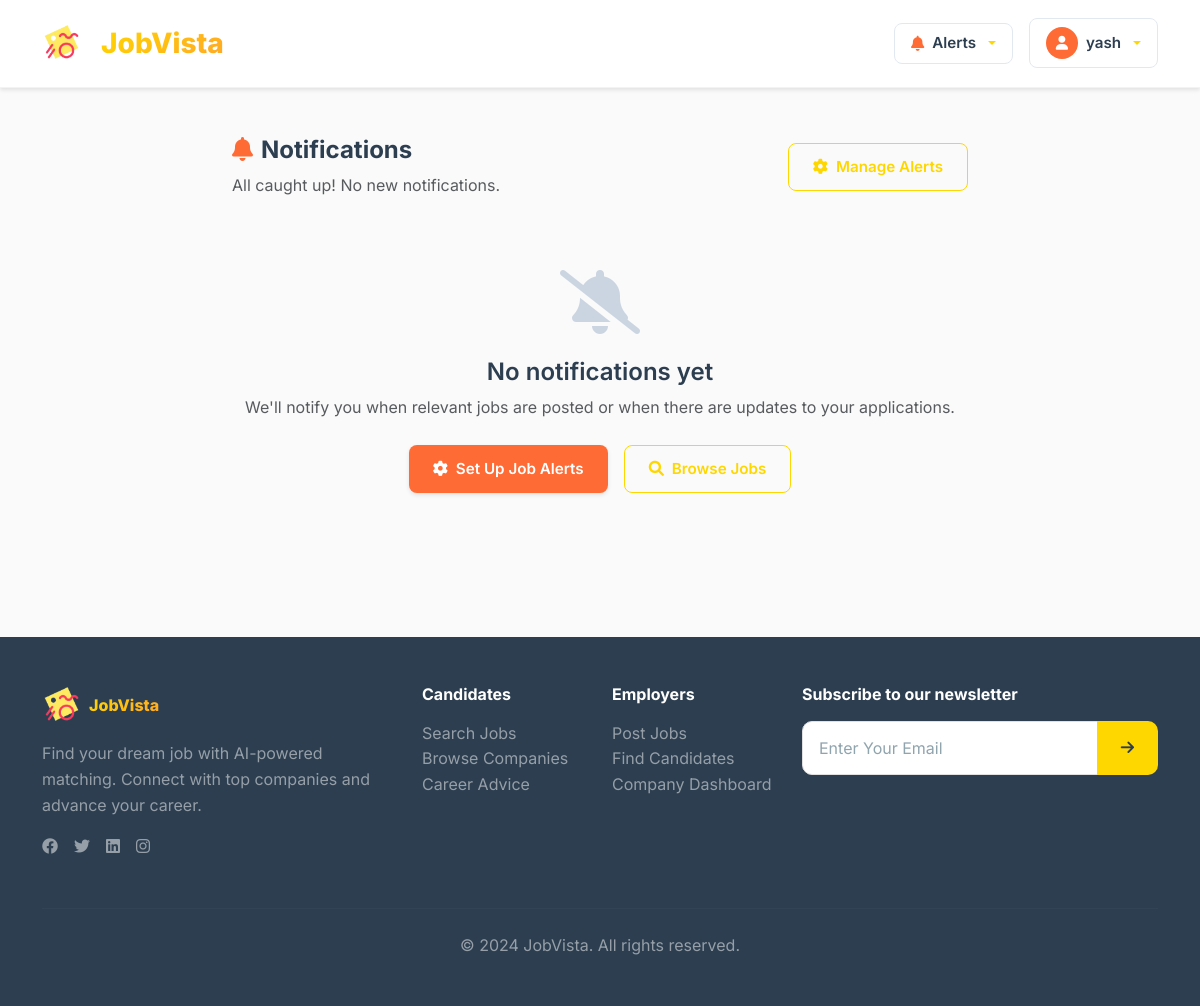
Before: /notifications/ (signed in) with the older database file.
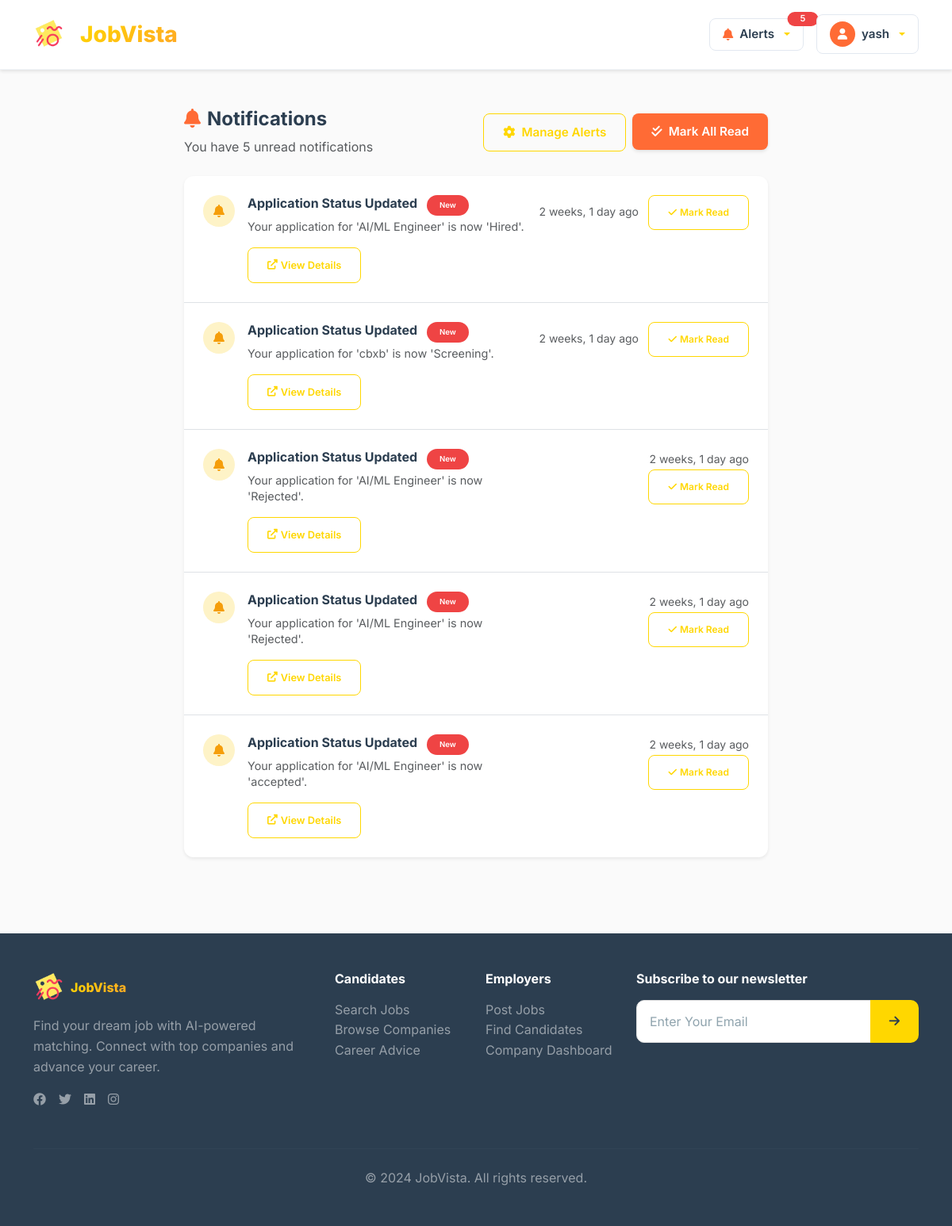
After: the same page with the newer database file.
### accounts/models.py (models this page shows, shortened)
class Notification(models.Model):
    user = models.ForeignKey(User, on_delete=models.CASCADE, related_name='notifications')
    title = models.CharField(max_length=200)
    message = models.TextField()
    link = models.CharField(max_length=300, blank=True)
    is_read = models.BooleanField(default=False)
    created_at = models.DateTimeField(auto_now_add=True)

### accounts/views.py (the view, shortened to what this page needs)
# urls.py: path('notifications/', notifications_view, name='notifications'),
@login_required
def notifications_view(request):
    notifications = Notification.objects.filter(user=request.user).order_by('-created_at')
    from django.core.paginator import Paginator
    paginator = Paginator(notifications, 10)
    page_number = request.GET.get('page')
    page_obj = paginator.get_page(page_number)
    context = {
        'notifications': page_obj,
        'total_notifications': notifications.count(),
        'unread_count': notifications.filter(is_read=False).count(),
    }
    return render(request, 'accounts/notifications.html', context)

### accounts/context_processors.py (called while the page is built)
def notifications_context(request):
    if request.user.is_authenticated:
        try:
            notifications = Notification.objects.filter(
                user=request.user,
                is_read=False
            ).order_by('-created_at')[:5]
            return {'notifications': notifications}
        except Exception:
            return {'notifications': []}
    return {'notifications': []}

### templates/accounts/notifications.html (shortened to what the changed rows need)
{% extends 'base.html' %}
{% load static %}
{% block content %}
<div class="container py-5">
    <div class="row justify-content-center">
        <div class="col-lg-8">
            <div class="d-flex justify-content-between align-items-center mb-4">
                <div>
                    <h1 class="display-6 font-bold mb-2" style="color: var(--text-primary);">
                        <i class="fas fa-bell me-2" style="color: var(--accent);"></i>Notifications
                    </h1>
                    <p class="text-muted mb-0">
                        {% if unread_count > 0 %}
                            You have {{ unread_count }} unread notification{{ unread_count|pluralize }}
                        {% else %}
                            All caught up! No new notifications.
                        {% endif %}
                    </p>
                </div>
                <div class="d-flex gap-2">
                    {% if unread_count > 0 %}
                    <form method="POST" class="d-inline">
                        <button type="submit" class="btn btn-primary" name="mark_all_read" value="true">
                            <i class="fas fa-check-double me-2"></i>Mark All Read
                        </button>
                    </form>
                    {% endif %}
                </div>
            </div>
            {% if notifications %}
                <div class="card border-0 shadow-sm">
                    <div class="card-body p-0">
                        {% for notification in notifications %}
                        <div class="d-flex align-items-start gap-3 p-4 {% if not forloop.last %}border-bottom{% endif %}" style="border-color: #f1f5f9;">
                            <div class="flex-shrink-0">
                                <div class="rounded-circle d-flex align-items-center justify-content-center"
                                     style="width: 40px; height: 40px; background: {% if notification.is_read %}#f8fafc{% else %}#fef3c7{% endif %}; color: {% if notification.is_read %}#64748b{% else %}#f59e0b{% endif %};">
                                    <i class="fas fa-bell" style="font-size: 1rem;"></i>
                                </div>
                            </div>
                            <div class="flex-grow-1">
                                <div class="d-flex justify-content-between align-items-start mb-2">
                                    <div>
                                        <h6 class="font-semibold mb-1 {% if not notification.is_read %}font-bold{% endif %}"
                                            style="color: var(--text-primary);">
                                            {{ notification.title }}
                                            {% if not notification.is_read %}
                                            <span class="badge" style="background: #ef4444; color: white; font-size: 0.6rem; margin-left: 0.5rem;">New</span>
                                            {% endif %}
                                        </h6>
                                        <p class="text-muted mb-2" style="font-size: 0.9rem; line-height: 1.4;">
                                            {{ notification.message }}
                                        </p>
                                    </div>
                                    <div class="text-end">
                                        <small class="text-muted">{{ notification.created_at|timesince }} ago</small>
                                        {% if not notification.is_read %}
                                        <form method="POST" class="d-inline ms-2">
                                            <button type="submit" class="btn btn-sm btn-outline" style="font-size: 0.75rem;">
                                                <i class="fas fa-check me-1"></i>Mark Read
                                            </button>
                                        </form>
                                        {% endif %}
                                    </div>
                                </div>
                                {% if notification.link %}
                                <a href="{{ notification.link }}" class="btn btn-sm btn-outline" style="font-size: 0.8rem;">
                                    <i class="fas fa-external-link-alt me-1"></i>View Details
                                </a>
                                {% endif %}
                            </div>
                        </div>
                        {% endfor %}
                    </div>
                </div>
            {% else %}
                <div class="text-center py-5">
                    <div class="mb-4">
                        <i class="fas fa-bell-slash" style="font-size: 4rem; color: #cbd5e1;"></i>
                    </div>
                    <h4 class="font-semibold mb-2" style="color: var(--text-primary);">No notifications yet</h4>
                    <p class="text-muted mb-4">We'll notify you when relevant jobs are posted or when there are updates to your applications.</p>
                    <div class="d-flex justify-content-center gap-3">
                        <a href="{% url 'job_alerts' %}" class="btn btn-primary">
                            <i class="fas fa-cog me-2"></i>Set Up Job Alerts
                        </a>
                        <a href="{% url 'find_jobs' %}" class="btn btn-outline">
                            <i class="fas fa-search me-2"></i>Browse Jobs
                        </a>
                    </div>
                </div>
            {% endif %}
        </div>
    </div>
</div>
{% endblock %}

### templates/base.html (shortened to what the changed rows need)
{% load static %}
<!DOCTYPE html>
<html lang="en">
<head>
    <link href="https://cdn.jsdelivr.net/npm/bootstrap@5.3.0/dist/css/bootstrap.min.css" rel="stylesheet">
    <link rel="stylesheet" href="https://cdnjs.cloudflare.com/ajax/libs/font-awesome/6.0.0/css/all.min.css">
</head>
<body {% if user.is_authenticated and user.customuser.role == 'company' %}class="company-theme"{% endif %}>
    <nav class="navbar">
    <div class="container">
        <div class="d-flex align-items-center justify-content-between w-100">
            <div class="d-flex align-items-center gap-2">
                        {% if user.is_authenticated %}
                    <div class="dropdown me-2">
                        <button class="btn btn-outline dropdown-toggle d-flex align-items-center gap-2 position-relative" type="button" id="alertsDropdown" data-bs-toggle="dropdown" aria-expanded="false" style="border: 1px solid #e2e8f0; border-radius: 8px; padding: 0.5rem 1rem; background: white;">
                            <i class="fas fa-bell" style="color: var(--accent);"></i>
                            <span class="font-medium" style="color: var(--text-primary);">Alerts</span>
                            {% if notifications %}
                            <span class="position-absolute top-0 start-100 translate-middle badge rounded-pill" style="background: #ef4444; color: white; font-size: 0.7rem; min-width: 18px; height: 18px;">
                                {{ notifications|length }}
                            </span>
                            {% endif %}
                                </button>
                </div>
                {% else %}
                    <a href="{% url 'login' %}" class="btn btn-secondary">Sign In</a>
                    <a href="{% url 'signup' %}" class="btn btn-primary">Sign Up</a>
                {% endif %}
            </div>
            </div>
        </div>
    </nav>
    <main>
        {% block content %}
        {% endblock %}
    </main>
</body>
</html>

Changed rows visible on the page:
added Notification: title "Application Status Updated", is_read "New", message "Your application for 'AI/ML Engineer' is now 'Hired'.", created_at "2 weeks, 1 day"
added Notification: title "Application Status Updated", is_read "New", message "Your application for 'cbxb' is now 'Screening'.", created_at "2 weeks, 1 day"
added Notification: title "Application Status Updated", is_read "New", message "Your application for 'AI/ML Engineer' is now 'Rejected'.", created_at "2 weeks, 1 day"
added Notification: title "Application Status Updated", is_read "New", message "Your application for 'AI/ML Engineer' is now 'Rejected'.", created_at "2 weeks, 1 day"
added Notification: title "Application Status Updated", is_read "New", message "Your application for 'AI/ML Engineer' is now 'accepted'.", created_at "2 weeks, 1 day"
Other visible differences:
{{ notifications|length }}: (not shown) → "5"
{{ unread_count }}: (not shown) → "5"
text no longer shown: "All caught up! No new notifications. No notifications yet We'll notify you when relevant jobs are posted or when there are updates to your applications. Set Up Job Alerts Browse Jobs"
text now shown: "You have unread notification Mark All Read"
